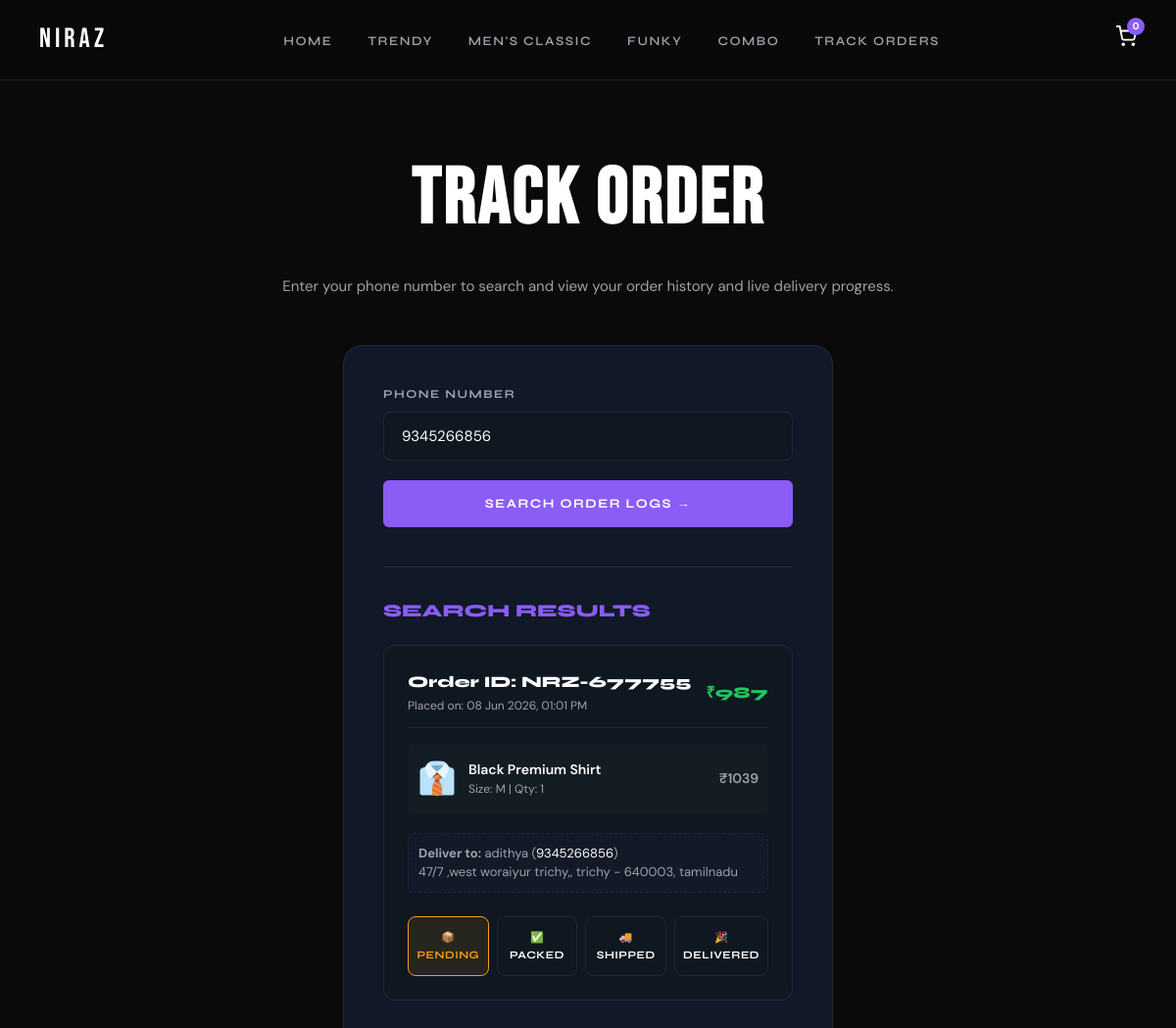
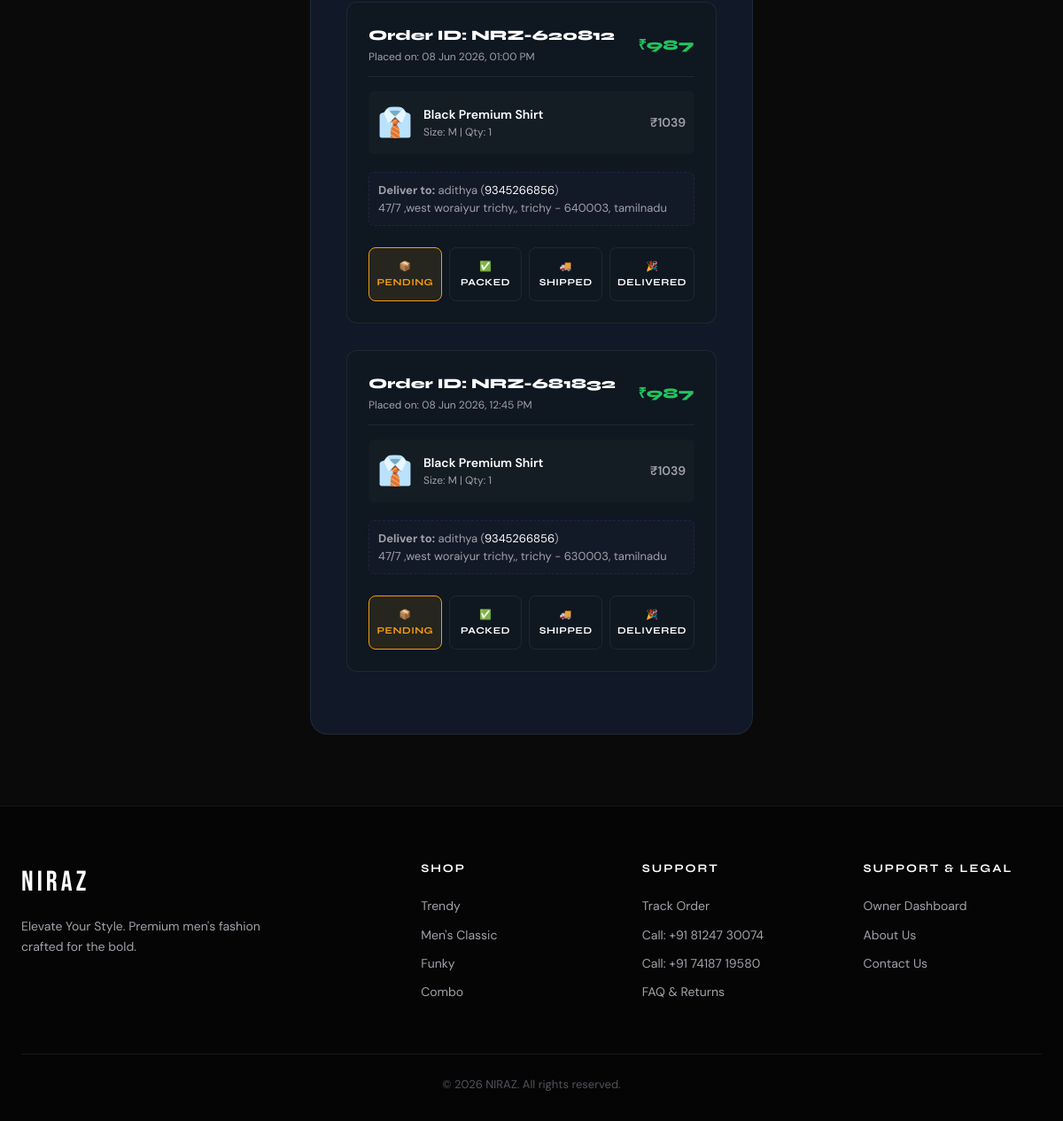
The page /orders/track/?phone=9345266856 on the database as committed earlier (2 pictures, top to bottom).
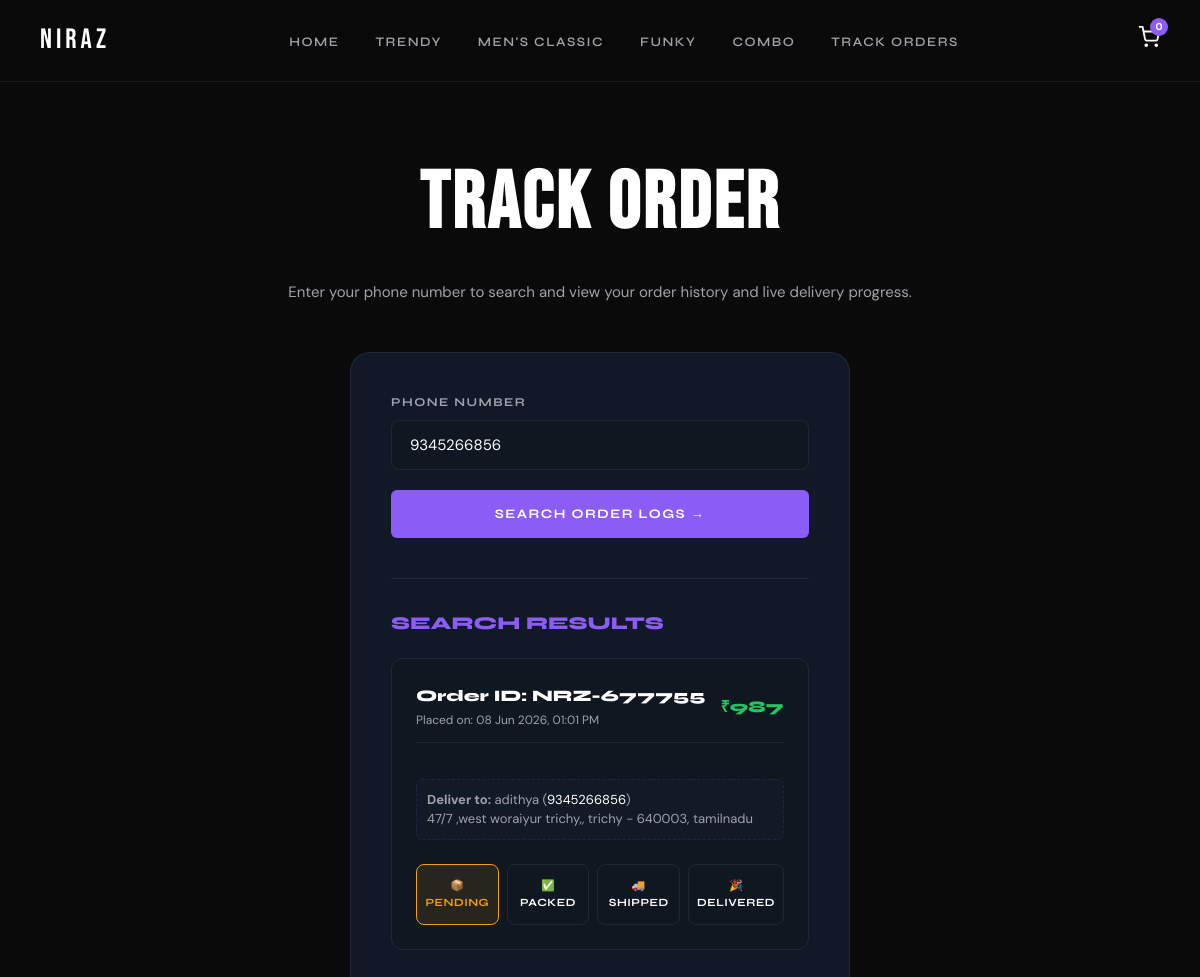
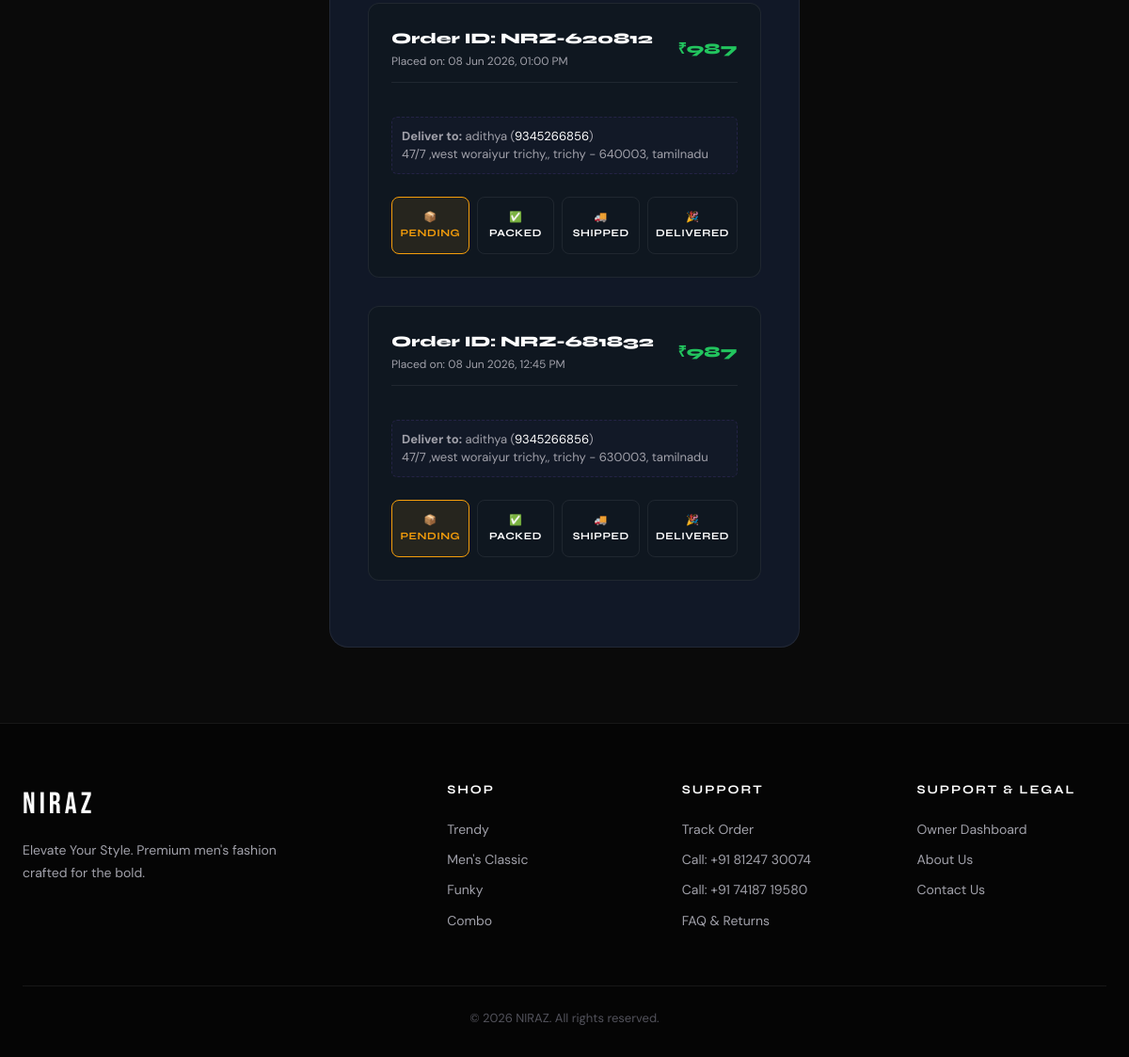
The same page on the database as committed later (2 pictures, top to bottom).
### orders/models.py (models this page shows, shortened)
class Order(models.Model):
    STATUS_PENDING = 'Pending'
    STATUS_PACKED = 'Packed'
    STATUS_SHIPPED = 'Shipped'
    STATUS_DELIVERED = 'Delivered'
    STATUS_CHOICES = [
        (STATUS_PENDING, 'Pending'),
        (STATUS_PACKED, 'Packed'),
        (STATUS_SHIPPED, 'Shipped'),
        (STATUS_DELIVERED, 'Delivered'),
    ]
    PAYMENT_PENDING = 'Pending'
    PAYMENT_COMPLETED = 'Completed'
    PAYMENT_FAILED = 'Failed'
    PAYMENT_CHOICES = [
        (PAYMENT_PENDING, 'Pending'),
        (PAYMENT_COMPLETED, 'Completed'),
        (PAYMENT_FAILED, 'Failed'),
    ]
    customer_name = models.CharField(max_length=150)
    phone_number = models.CharField(max_length=20)
    address = models.TextField()
    city = models.CharField(max_length=100, default='')
    pincode = models.CharField(max_length=10, default='')
    state = models.CharField(max_length=100, default='')
    subtotal = models.DecimalField(max_digits=10, decimal_places=2)
    discount = models.DecimalField(max_digits=10, decimal_places=2, default=0.00)
    total_amount = models.DecimalField(max_digits=10, decimal_places=2)
    payment_status = models.CharField(max_length=20, choices=PAYMENT_CHOICES, default=PAYMENT_PENDING)
    order_status = models.CharField(max_length=20, choices=STATUS_CHOICES, default=STATUS_PENDING)
    tracking_code = models.CharField(max_length=20, unique=True, blank=True)
    created_at = models.DateTimeField(auto_now_add=True)
    @property
    def total_amount_as_int(self):
        return int(self.total_amount)

class OrderItem(models.Model):
    order = models.ForeignKey(Order, related_name='items', on_delete=models.CASCADE)
    product = models.ForeignKey(Product, related_name='order_items', on_delete=models.CASCADE)
    size = models.CharField(max_length=10, default='M')
    quantity = models.PositiveIntegerField(default=1)
    price = models.DecimalField(max_digits=10, decimal_places=2)
    @property
    def total_price(self):
        return self.price * self.quantity
    @property
    def total_price_as_int(self):
        return int(self.total_price)

### products/models.py (models this page shows, shortened)
class Product(models.Model):
    category = models.ForeignKey(Category, related_name='products', on_delete=models.CASCADE)
    name = models.CharField(max_length=200)
    slug = models.SlugField(max_length=220, unique=True, blank=True)
    description = models.TextField()
    price = models.DecimalField(max_digits=10, decimal_places=2)  # Decimals are correct for database transactions
    discount_percent = models.PositiveIntegerField(default=0)  # E.g. 40
    stock = models.PositiveIntegerField(default=10)
    available = models.BooleanField(default=True)
    featured = models.BooleanField(default=False)
    is_new = models.BooleanField(default=False)
    created_at = models.DateTimeField(auto_now_add=True)
    updated_at = models.DateTimeField(auto_now=True)
    emoji = models.CharField(max_length=10, default="👔")

### orders/views.py (the view)
# urls.py: path('track/', views.order_track, name='order_track'),
def order_track(request):
    phone_number = request.GET.get('phone')
    orders = None
    searched = False
    if phone_number:
        clean_phone = ''.join(c for c in phone_number if c.isdigit())
        orders = Order.objects.filter(phone_number__icontains=clean_phone).order_by('-created_at')
        searched = True
    return render(request, 'orders/track.html', {
        'orders': orders,
        'searched': searched,
        'phone': phone_number
    })

### cart/cart.py (called while the page is built)
    def __len__(self):
        return sum(item['quantity'] for item in self.cart.values())

### cart/context_processors.py (called while the page is built)
def cart(request):
    return {'cart': Cart(request)}

### templates/orders/track.html (shortened to what the changed rows need)
{% extends 'base.html' %}
{% load static %}
{% block content %}
<div class="track-page section" style="padding-top:140px;">
  <div class="container">
    <div style="text-align:center; margin-bottom:48px;">
      <h1 style="font-family:var(--font-display); font-size:clamp(48px,8vw,80px); letter-spacing:3px; margin-bottom:12px;">TRACK ORDER</h1>
    </div>
    <div class="track-form-wrap">
      <div class="track-card">
        {% if searched %}
          <div class="track-result" id="trackResultContainer" style="margin-top: 40px; border-top: 1px solid var(--border); padding-top: 30px;">
            {% for order in orders %}
              <div class="track-order-card" style="margin-bottom: 30px;">
                <div style="display:flex; justify-content:space-between; align-items:center; border-bottom:1px solid var(--border); padding-bottom:12px; margin-bottom:16px;">
                  <div>
                    <span style="font-family:var(--font-head); font-weight:800; color:var(--white);">Order ID: {{ order.tracking_code }}</span>
                    <div style="font-size:12px; color:var(--gray); margin-top:2px;">Placed on: {{ order.created_at|date:"d M Y, h:i A" }}</div>
                  </div>
                  <div>
                    <span style="font-family:var(--font-head); font-weight:800; color:var(--green); font-size:16px;">₹{{ order.total_amount_as_int }}</span>
                  </div>
                </div>
                <div style="display:flex; flex-direction:column; gap:12px; margin-bottom:20px;">
                  {% for item in order.items.all %}
                  <div style="display:flex; justify-content:space-between; align-items:center; background: rgba(255,255,255,0.02); padding: 10px; border-radius: 6px;">
                    <div style="display:flex; align-items:center; gap:12px;">
                      <span style="font-size:32px;">{{ item.product.emoji }}</span>
                      <div>
                        <div style="font-size:14px; font-weight:600; color:var(--white);">{{ item.product.name }}</div>
                        <div style="font-size:12px; color:var(--gray);">Size: {{ item.size }} | Qty: {{ item.quantity }}</div>
                      </div>
                    </div>
                    <div style="font-size:14px; font-weight:600; color:var(--gray);">₹{{ item.total_price_as_int }}</div>
                  </div>
                  {% endfor %}
                </div>
                <div style="font-size: 13px; color: var(--gray); line-height: 1.5; margin-bottom: 20px; padding: 10px; background: rgba(139,92,246,0.03); border: 1px dashed rgba(139,92,246,0.15); border-radius: 6px;">
                  <strong>Deliver to:</strong> {{ order.customer_name }} (<span style="color:var(--white)">{{ order.phone_number }}</span>)<br/>
                  {{ order.address }}, {{ order.city }} - {{ order.pincode }}, {{ order.state }}
                </div>
                <div class="status-steps">
                  <div class="status-step {% if order.order_status == 'Pending' or order.order_status == 'Packed' or order.order_status == 'Shipped' or order.order_status == 'Delivered' %}pending{% endif %}">
                    📦 Pending
                  </div>
                  <div class="status-step {% if order.order_status == 'Packed' or order.order_status == 'Shipped' or order.order_status == 'Delivered' %}shipped{% endif %}">
                    ✅ Packed
                  </div>
                  <div class="status-step {% if order.order_status == 'Shipped' or order.order_status == 'Delivered' %}shipped{% endif %}">
                    🚚 Shipped
                  </div>
                  <div class="status-step {% if order.order_status == 'Delivered' %}delivered{% endif %}">
                    🎉 Delivered
                  </div>
                </div>
              </div>
            {% empty %}
              <div class="empty-state" style="padding: 20px 0;">
                <div class="empty-icon" style="font-size: 36px;">🔍</div>
                <h3>No orders found</h3>
                <p>We couldn't find any orders matching phone number "<strong>{{ phone }}</strong>". Double-check the number or try checkout on the cart page!</p>
              </div>
            {% endfor %}
          </div>
        {% endif %}
      </div>
    </div>
  </div>
</div>
{% endblock %}

Rows that differ between the two databases and show on the page:
removed OrderItem: product.emoji "👔", product.name "Black Premium Shirt", size "M", quantity "1", total_price_as_int "1039", shown under Order "NRZ-677755"
removed OrderItem: product.emoji "👔", product.name "Black Premium Shirt", size "M", quantity "1", total_price_as_int "1039", shown under Order "NRZ-620812"
removed OrderItem: product.emoji "👔", product.name "Black Premium Shirt", size "M", quantity "1", total_price_as_int "1039", shown under Order "NRZ-681832"
